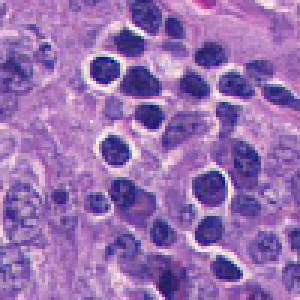
%> input picture TILAnno/example/Img/example_1.tif, 100 x 100 px (shown 3 times larger); its folder holds only this picture in this run
$ octave run.m   (GNU Octave 9; MATLAB toolbox functions it lacks are replaced by stand-ins)
%> lines starting %> are read from the running program, lines starting %| are printed output that depends on the picture
### TILAnno/speeds/Seed2Contour.m
function initial = Seed2Contour(Seed, D)

initial = zeros(size(Seed));
[mask,~] = bwlabel(Seed,8);
STATS = regionprops(mask,'Centroid'); Centroid = cat(1,STATS.Centroid);
c = round(Centroid(:,1));r = round(Centroid(:,2));

d1 = floor(D/2);d2 = floor(D/4);
for i = 1:length(Centroid)
    gt1 = zeros(size(mask));
    gt1(r(i),c(i)) = 1;
    if length(r) == 1
        gt1 = imdilate(gt1,strel('disk',d1));
        gt1 = imerode(gt1,strel('disk',1));
    else
        A = ones(length(r)-1,1) * [r(i),c(i)] ;
        if i == 1
            B = [r(2:end),c(2:end)];
        else
            B = [r(1:i-1),c(1:i-1);r(i+1:end),c(i+1:end)];
        end
        d = sqrt(sum((B-A).^2,2));
        if min(d) >= D
            gt1 = imdilate(gt1,strel('disk',d1));
            gt1 = imerode(gt1,strel('disk',1));
        else
            gt1 = imdilate(gt1,strel('disk',d2));
        end
    end
    initial(gt1==1)=1;
end
end

### TILAnno/run.m
%  This Matlab code demonstrates a high-quality lymphocyte mask generation method (TILAnno) in the following paper:
%
%  Xiaoxuan Zhang, Xiongfeng Zhu, Kai Tang, Yinghua Zhao, Zixiao Lu, Qianjin Feng, "DDTNet: A dense dual-task network
%  for tumor-infiltrating lymphocyte detection and segmentation in histopathological images of breast cancer",
%  Medical Image Analysis 78, 2022,
clear all;
close all;
clc

%Add Path
addpath('speeds');addpath('util')
Imgpath = 'example/Img/';
Seedpath = 'example/Seed/';
Imgname = dir([Imgpath,'*.tif']);

%Save Path
Savepath = 'example/Results/';

for i = 1:length(Imgname)
%% data loading
img = imread([Imgpath, Imgname(i).name]); % real miscroscope image of cells
%> img is the input picture: size 100x100x3 uint8; mean R, G, B 152.2, 112, 177.6
Img = double(rgb2gray(img));
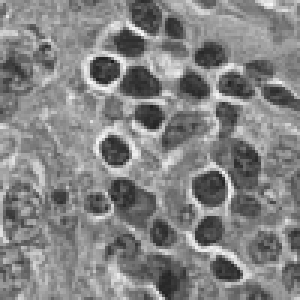
%> Img: size 100x100 double (shown 3 times larger); min 24, max 250, mean 131.5

Seed = imread([Seedpath, Imgname(i).name]);

%% parameter setting
timestep=5;  % time step
mu=0.2/timestep;  % coefficient of the distance regularization term R(phi)
iter_inner=5;
iter_outer=40;
iter_refine1 = 100;
iter_refine2 = 150;
lambda=5; % coefficient of the weighted length term L(phi)
alfa=1.5;  % coefficient of the weighted area term A(phi)
epsilon=1.5; % papramater that specifies the width of the DiracDelta function

sigma=1.5;     % scale parameter in Gaussian kernel
G=fspecial('gaussian',15,sigma);
Img_smooth=conv2(Img,G,'same');  % smooth image by Gaussiin convolution
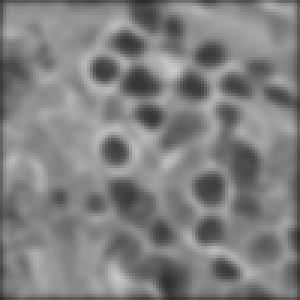
%> Img_smooth: size 100x100 double (shown 3 times larger); min 43.93, max 202.1, mean 128.4
[Ix,Iy]=gradient(Img_smooth);
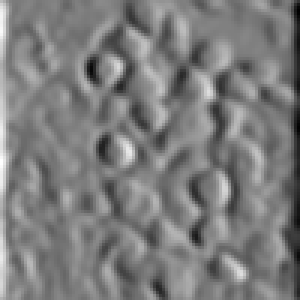
%> Ix: size 100x100 double (shown 3 times larger); min -38.45, max 39.89, mean -0.1; drawn with min black and max white
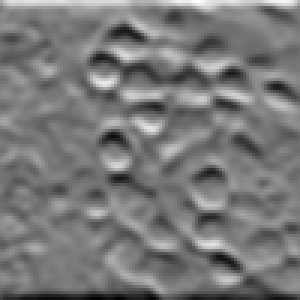
%> Iy: size 100x100 double (shown 3 times larger); min -37.32, max 41.15, mean 0; drawn with min black and max white
f=Ix.^2+Iy.^2;
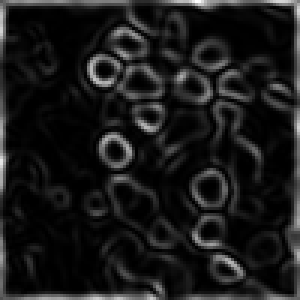
%> f: size 100x100 double (shown 3 times larger); min 0.00427, max 1780.7, mean 182; drawn with min black and max white
g=1./(1+f);  % edge indicator function.
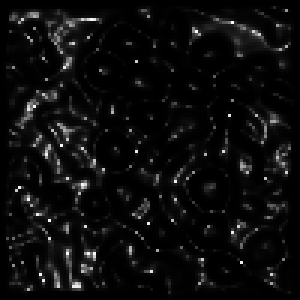
%> g: size 100x100 double (shown 3 times larger); min 0.000561, max 0.996, mean 0.0517

%% Initial contour
initial = Seed2Contour(Seed, 15);
%> the run ends on the next line

$ run again, on TILAnno/example/Img/example_2.tif
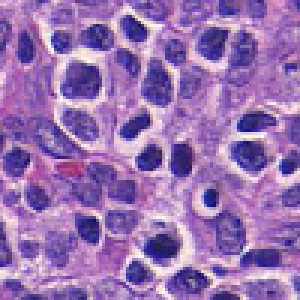
%> input picture TILAnno/example/Img/example_2.tif, 100 x 100 px (shown 3 times larger)
%> img is the input picture: size 100x100x3 uint8; mean R, G, B 153.2, 114.5, 178.2
%> `[Ix,Iy]=gradient(Img_smooth);`:
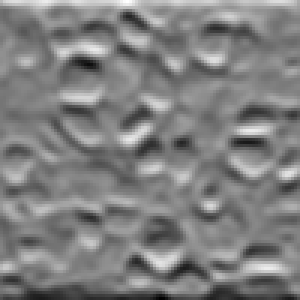
%> Iy: size 100x100 double (shown 3 times larger); min -44.28, max 43.99, mean 0; drawn with min black and max white
%> `g=1./(1+f);`:
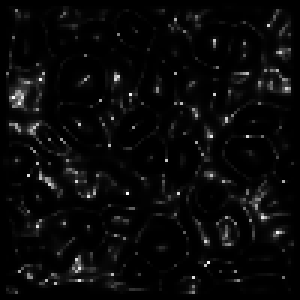
%> g: size 100x100 double (shown 3 times larger); min 0.000439, max 0.992, mean 0.0387

$ run again, on TILAnno/example/Img/example_3.tif
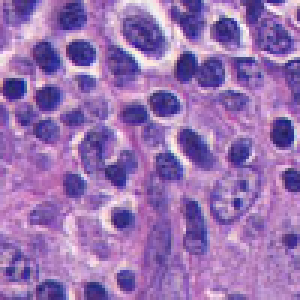
%> input picture TILAnno/example/Img/example_3.tif, 100 x 100 px (shown 3 times larger)
%> img is the input picture: size 100x100x3 uint8; mean R, G, B 153.6, 114.3, 179.3
%> `[Ix,Iy]=gradient(Img_smooth);`:
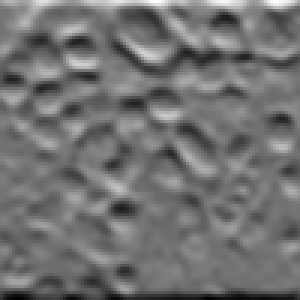
%> Iy: size 100x100 double (shown 3 times larger); min -38.82, max 47.99, mean 0; drawn with min black and max white
%> `g=1./(1+f);`:
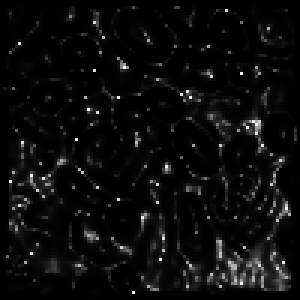
%> g: size 100x100 double (shown 3 times larger); min 0.000414, max 0.993, mean 0.048
